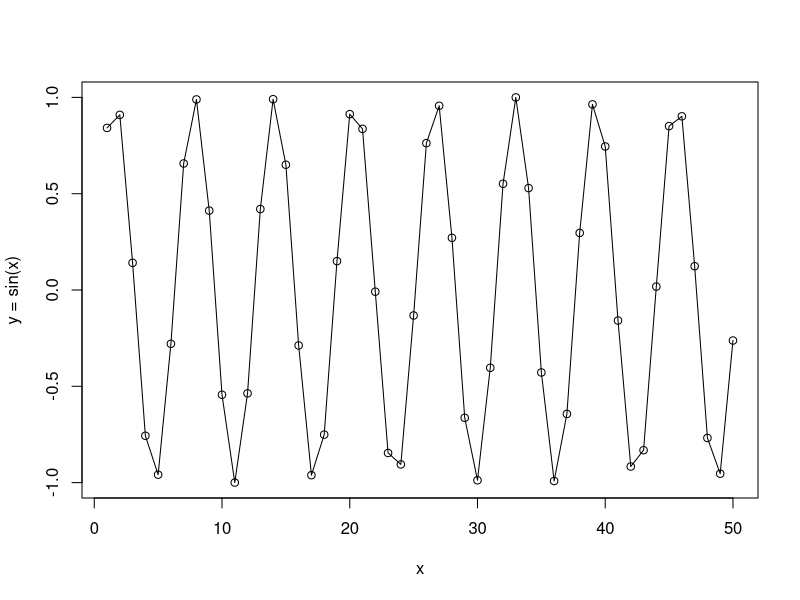

This figure's R source:
## ---- chunk 1
library(dplyr)
## ---- chunk 2
sine <- as.matrix(sin(1:200))
plot(sine[1:50],xlab="x",ylab="y = sin(x)")
lines(1:50, sine[1:50])
## ---- chunk 3
X = NULL
Y = NULL

sequence_length = 50
num_records = length(sine) - sequence_length

for (i in 1:(num_records-50)){
  X = rbind(X, sine[i:(i+sequence_length-1)])
  Y = rbind(Y, sine[i+sequence_length-1])
}

## ---- chunk 4
X_val = NULL
Y_val = NULL

for (i in (num_records-49):(num_records)){
  X_val = rbind(X_val, sine[i:(i+sequence_length-1)])
  Y_val = rbind(Y_val, sine[i+sequence_length-1])
}

## ---- chunk 5
learning_rate = 0.001
epochs = 25
hidden_dim = 100
output_dim = 1

bptt_truncate = 5
min_clip_value = -10
max_clip_value = 10
## ---- chunk 6
set.seed(123)
U = matrix(runif(hidden_dim * sequence_length), nrow = hidden_dim, ncol = sequence_length)
W = matrix(runif(hidden_dim * hidden_dim), nrow = hidden_dim, ncol = hidden_dim)
V = matrix(runif(output_dim * hidden_dim), nrow = output_dim, ncol = hidden_dim)
## ---- chunk 7
sigmoid <- function(x){
  1 / (1 + exp(-x))
}
## ---- chunk 8
for (epoch in 1:epochs){
  loss = 0
  
  for (i in 1:dim(Y)[1]){
    x <- X[i,]
    y <- Y[i]
    prev_s <- rep(0, hidden_dim) # Initializing the previous activation as a vector of 0s.
    for (t in 1:sequence_length){
      new_input <- rep(0, length(x))
      new_input[t] <- x[t]
      mulu <- U %*% new_input
      mulw <- W %*% prev_s
      add <- mulw + mulu
      s = sigmoid(add)
      mulv <- V %*% s
      prev_s <- s
    }
    
    loss_per_record <- ((y - mulv)^2)/2
    loss = loss + loss_per_record
  }
  loss = loss/length(y)
}
